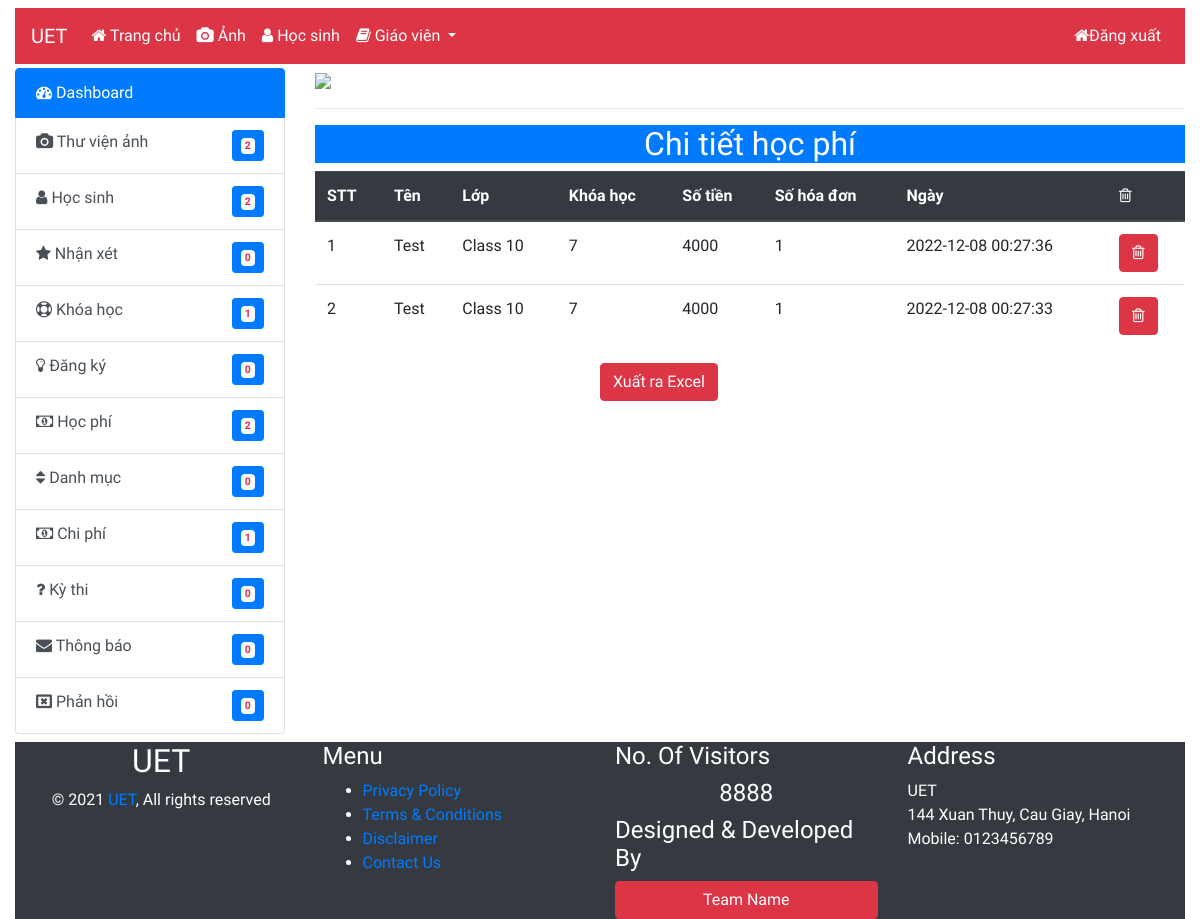
Screenshot of /admin/fee.php (signed in) with the database file from the repository.
### tables this page shows
CREATE TABLE `fee` (
  `id` int(11) NOT NULL,
  `studentID` int(11) NOT NULL,
  `classID` int(11) NOT NULL,
  `batchID` int(11) NOT NULL,
  `fees` int(11) NOT NULL,
  `rNo` int(11) NOT NULL,
  `date` timestamp NOT NULL DEFAULT current_timestamp() ON UPDATE current_timestamp()
);

CREATE TABLE `student` (
  `id` int(10) NOT NULL,
  `name` varchar(255) NOT NULL,
  `address` varchar(255) NOT NULL,
  `class` varchar(255) NOT NULL,
  `batch` int(10) NOT NULL,
  `medium` varchar(255) NOT NULL,
  `gender` varchar(255) NOT NULL,
  `mobile` varchar(255) NOT NULL,
  `email` varchar(255) NOT NULL,
  `school` varchar(255) NOT NULL,
  `fee` int(10) NOT NULL,
  `password` varchar(255) NOT NULL,
  `subject` varchar(255) NOT NULL,
  `cexam` varchar(255) NOT NULL,
  `dob` varchar(255) NOT NULL,
  `image` varchar(255) NOT NULL,
  `date` varchar(255) NOT NULL
);

### admin/fee.php (the view, shortened to what this page needs)
<?php
require_once('inc/top.php');
require_once('inc/db.php');
?>
<div class="container-fluid">
    <div class="row">
        <div class="col-md-12 mt-2">
            <?php include('inc/navbar.php'); ?>
        </div>
    </div>
    <div class="row mt-1">
        <div class="col-md-3">
            <?php include('inc/sidebar.php'); ?>
        </div>
        <div class="col-md-9">
            <div class="row">
                <div class="col-md-12">
                    <img src="images/logo.jpg" class="img-fluid" /><hr>
                </div>
            </div>
            <div class="row">
                <div class="col-md-12">
                    <h2 class="text-center text-white bg-primary">Chi tiết học phí</h2>
                    <table class="table table-border" id="table2excel">
                        <thead class="thead-dark">
                            <tr>
                                <th>STT</th>
                                <th>Tên</th>
                                <th>Lớp</th>
                                <th>Khóa học</th>
                                <th>Số tiền</th>
                                <th>Số hóa đơn</th>
                                <th>Ngày</th>
                                <th><i class="fa fa-trash-o"></i></th>
                            </tr>
                        </thead>
                        <tbody>
                            <?php
                                $fee = "SELECT * FROM fee ORDER BY id DESC";
                                $runfee = mysqli_query($con,$fee);
                                $i=0;
                                while($rowfee = mysqli_fetch_array($runfee)){
                                    $id = $rowfee['id'];
                                    $studentId = $rowfee['studentID'];
                                    $classId = $rowfee['classID'];
                                    $batchId = $rowfee['batchID'];
                                    $fees = $rowfee['fees'];
                                    $rNo = $rowfee['rNo'];
                                    $date = $rowfee['date'];
                                    $i++;
                                    $list = "select * from student where id = $studentId";
                                    $runlist = mysqli_query($con, $list);
                                    $rowlist = mysqli_fetch_array($runlist);
                                    $name = $rowlist['name'];
                            ?>
                            <tr>
                                <td><?php echo  $i;?></td>
                                <td><?php echo  ucfirst($name);?></td>
                                <td>Class <?php echo  $classId;?></td>
                                <td><?php echo $batchId;?></td>
                                <td><?php echo  $fees;?></td>
                                <td><?php echo  $rNo;?></td>
                                <td><?php echo  $date;?></td>
                                <td><a href="fee.php?del=<?php echo $id;?>" class="btn btn-danger">
                                <i class="fa fa-trash-o"></i></a>
                                </td>
                            </tr>
                            <?php } ?>
                        </tbody>
                    </table>
                </div>
                    <button class="btn btn-danger offset-md-4" id="btn" type="button">Xuất ra Excel</button>
            </div>
        </div>
    </div>
    <div class="container-fluid">
        <div class="row bg-dark mt-2">
            <?php include('inc/footer.php'); ?>
        </div>
    </div>
</div>
</body>
</html>

### admin/inc/top.php (style rules this page uses)
body { font-family: 'Raleway', sans-serif; }

### rows the page displays
fee: studentID.name "Test", classID "10", batchID "7", fees "4000", rNo "1", date "2022-12-08 00:27:36"
fee: studentID.name "Test", classID "10", batchID "7", fees "4000", rNo "1", date "2022-12-08 00:27:33"

### other values shown
$row_gallery "2"
$row_student "2"
$row_review "0"
$row_courses "1"
$row_register "0"
$row_fee "2"
$row_category "0"
$row_expenses "1"
$row_exam "0"
$row_msg "0"
$row_msgtoclasses "0"
